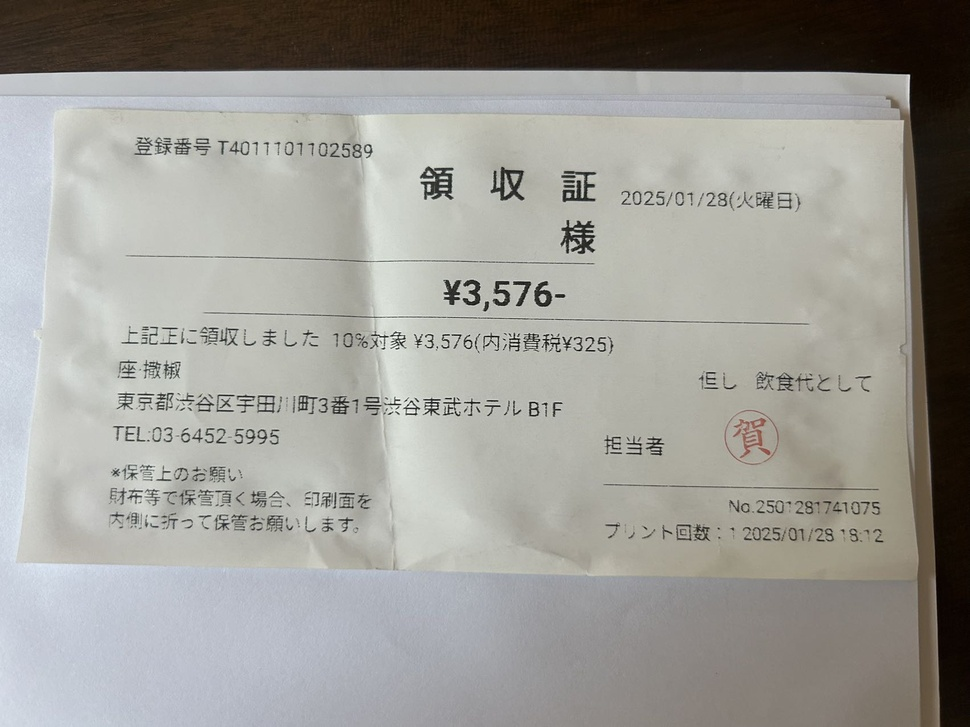
#> input picture backend/uploads/63fbe72c0fe09f1dc731a917ccd36be.jpg, 970 x 727 px, shrunk from 1702 x 1276 before the run
$ python -i ocr_preprocess.py   (imports and definitions only)
#> lines starting #> are read from the running program, lines starting #| are printed output that depends on the picture; after the words box and inside, x2 and y2 are one past the last pixel; in counts of white or black regions, pixels touching at a corner belong together
import cv2
import numpy as np

def preprocess_image(image_path: str, save_path: str = None) -> np.ndarray:
    """
    使用 OpenCV 对图片进行预处理，提高 OCR 识别率
    步骤：灰度化 -> 高斯模糊 -> 自适应阈值二值化
    """
    img = cv2.imread(image_path)
#> img is the input picture: shape (727, 970, 3); mean B, G, R 149.7, 154.9, 156.1
    if img is None:
        raise FileNotFoundError(f"❌ 图像文件无法读取：{image_path}")

    gray = cv2.cvtColor(img, cv2.COLOR_BGR2GRAY)
    blurred = cv2.GaussianBlur(gray, (5, 5), 0)
    thresh = cv2.adaptiveThreshold(
        blurred, 255, cv2.ADAPTIVE_THRESH_GAUSSIAN_C,
        cv2.THRESH_BINARY, 11, 2
    )
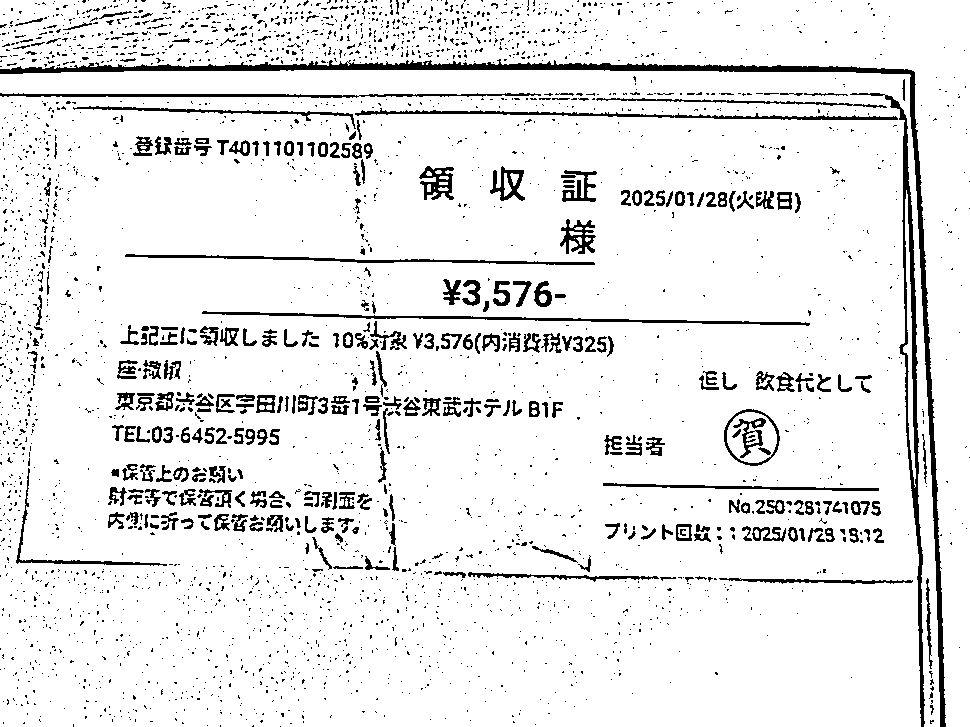
#> thresh: shape (727, 970); 91.5% white; 3132 black regions (2779 under 20 px), largest, box (x1, y1, x2, y2) and area: (0, 59, 946, 727) 8610, (850, 93, 925, 727) 3558, (202, 311, 810, 326) 1663

    if save_path:
        cv2.imwrite(save_path, thresh)

    return thresh

>>> result = preprocess_image('uploads/63fbe72c0fe09f1dc731a917ccd36be.jpg')

$ run again, on backend/uploads/7797fa9c7c1fb54c96db4b0e85a5b56.jpg
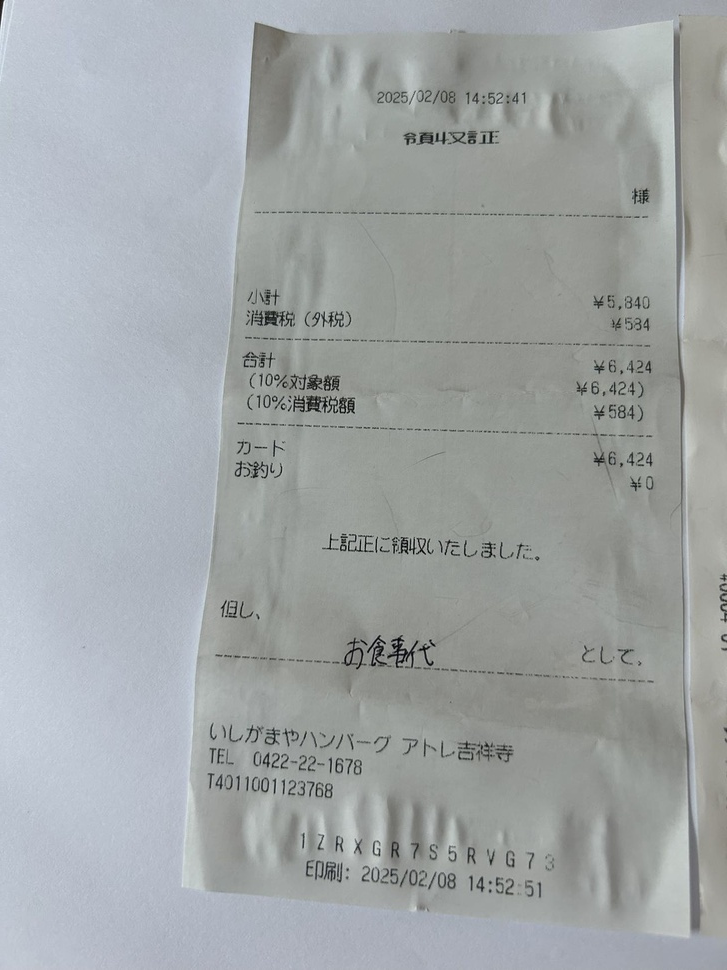
#> input picture backend/uploads/7797fa9c7c1fb54c96db4b0e85a5b56.jpg, 727 x 970 px, shrunk from 1276 x 1702 before the run
#> in preprocess_image, img is the input picture: shape (970, 727, 3); mean B, G, R 166.6, 165.5, 160.8
#> in preprocess_image, `thresh = cv2.adaptiveThreshold( blurred, 255, cv2.ADAPTIVE_THRESH_GAUS..`:
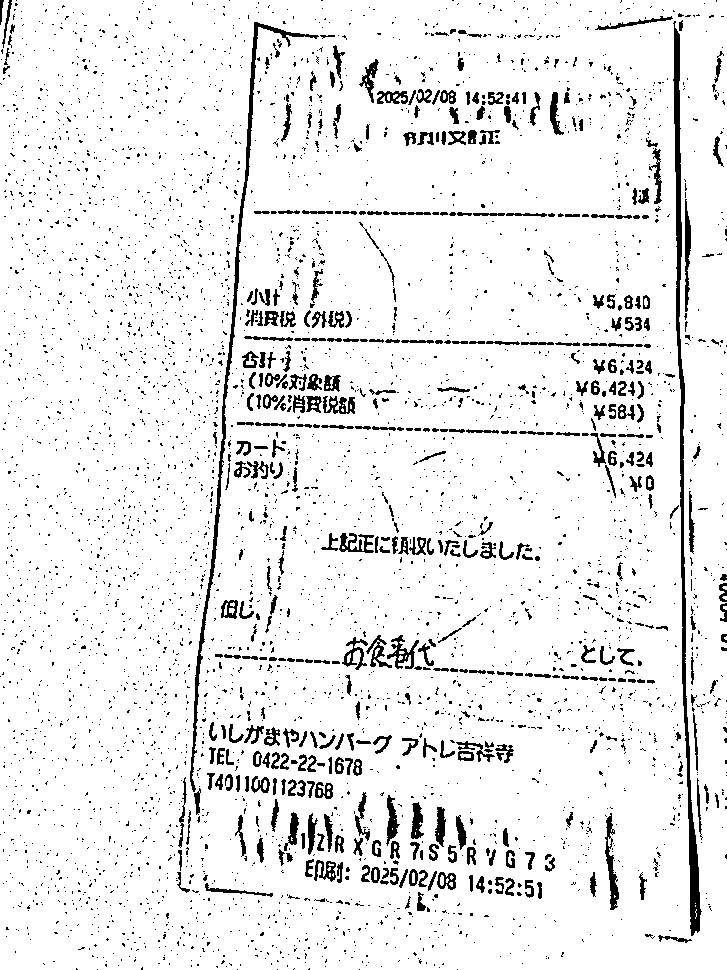
#> thresh: shape (970, 727); 92.4% white; 4477 black regions (4018 under 20 px), largest, box (x1, y1, x2, y2) and area: (673, 21, 702, 936) 4289, (190, 22, 319, 792) 2999, (605, 813, 619, 910) 542
